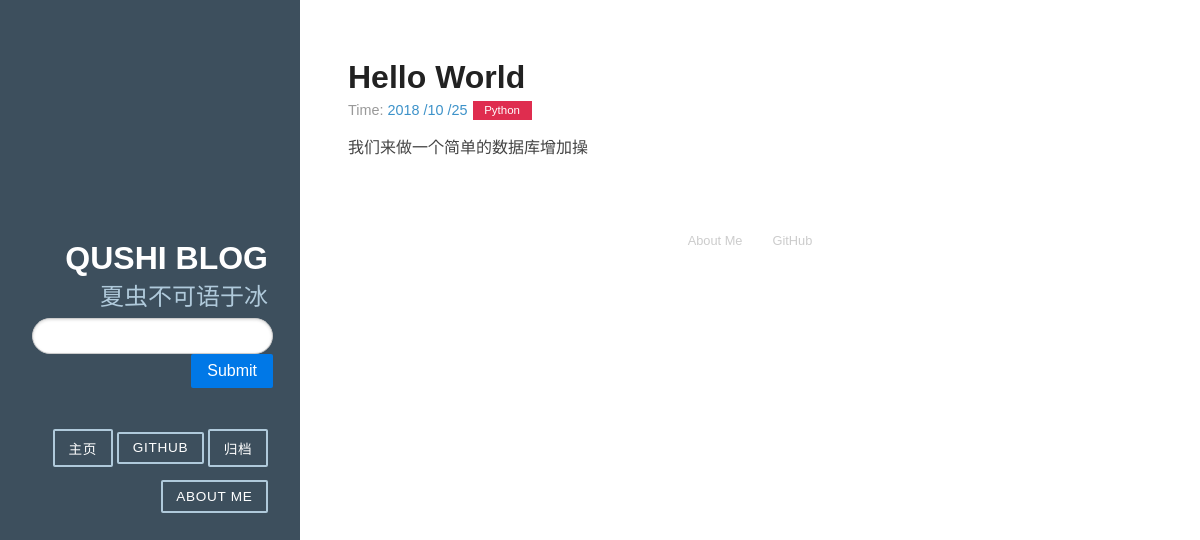
/1/, run on the app's committed database.
### article/models.py (models this page shows, shortened)
class Article(models.Model):
    title = models.CharField(max_length=100)
    category = models.CharField(max_length=50, blank=True)  #博客标签
    date_time = models.DateField(auto_now_add=True)
    content = models.TextField(blank=True, null=True)
    class Meta:
        ordering = ['-date_time']

### article/views.py (the view)
# urls.py: url(r'^(?P<my_args>\d+)/$',detail,name='detail'),
def detail(request,my_args):
    try:
        article = Article.objects.all()
        post = article[int(my_args)]
    except:
        post = article[0]
    return render(request, 'post.html', {'post' : post})

### article/templatetags/custom_markdown.py (called while the page is built)
@register.filter(is_safe=True)  #注册template filter
@stringfilter  #希望字符串作为参数
def custom_markdown(value):
    return mark_safe(markdown.markdown(value,
                        extensions = ['markdown.extensions.fenced_code','markdown.extensions.codehilite'],
                        safe_mode=True,
                        enable_attributes=False))

### template/post.html
{% extends "base.html" %}
{% load custom_markdown %}
{% block content %}
<div class="posts">
        <section class="post">
            <header class="post-header">
                <h2 class="post-title">{{ post.title }}</h2>
                    <p class="post-meta">
                        Time:  <a class="post-author" href="#">{{ post.date_time|date:"Y /m /d"}}</a> <a class="post-category post-category-js" href="#">{{ post.category }}</a>
                    </p>
            </header>
                <div class="post-description">
                    <p>
                        {{ post.content|custom_markdown }}
                    </p>
                </div>
        </section>
</div>
{% endblock %}

### static/css/blog.css (style rules this page uses)
* { -webkit-box-sizing: border-box; -moz-box-sizing: border-box; box-sizing: border-box; }
a { text-decoration: none; color: rgb(61, 146, 201); }
.post { padding-bottom: 2em; }
.post-title { font-size: 2em; color: #222; margin-bottom: 0.2em; }
.post-description { font-family: Georgia, "Cambria", serif; color: #444; line-height: 1.8em; }
.post-meta { color: #999; font-size: 90%; margin: 0; }
.post-category { margin: 0 0.1em; padding: 0.3em 1em; color: #fff; background: #999; font-size: 80%; }
.post-category-js { background: #df2d4f; }

### data on the page
Article: title "Hello World", date_time "2018 /10 /25", category "Python", content|custom_markdown "我们来做一个简单的数据库增加操"
